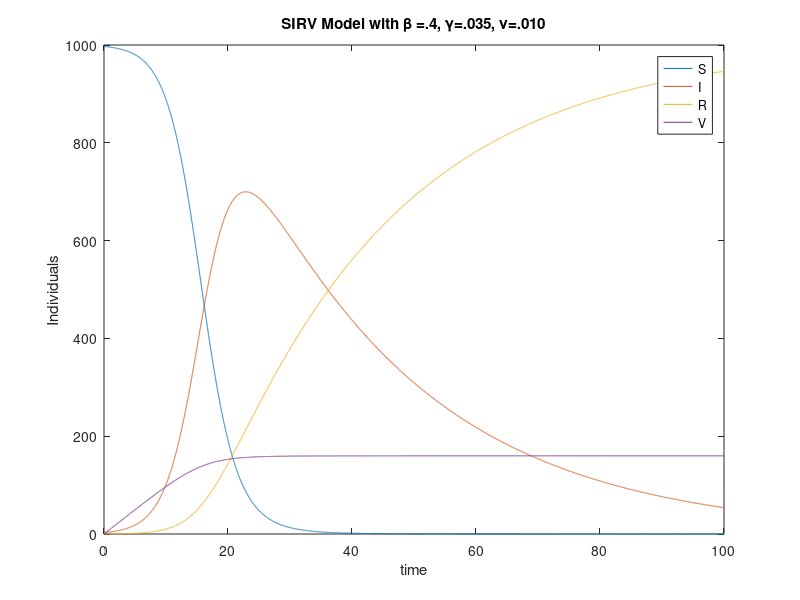

MATLAB code for this plot:
%{
This script solves outputs a graph of the SIRV model using Euler's method.

The system of DEs is:
dS/dt=-B*I*S/N
dI/dt=B*I*S/N-GI-MI
dR/dt=GI
dV/dt=UI

S is susceptible
I is infected
R is recovered
V is vaccinated
N is total population

At any time, S+I+R+V=N
and dS/dt+dI/dt+dR/dt+dV/dt=0

%}

clear;
N=1000; % Population size
h=.01; % Step size

I(1)=3; % initial infected
S(1)=N-I(1); % initial susceptible
R(1)=0; % intial recovered
V(1)=0; % initial vaccinated

B=.4; % this is beta
G=.035; % this is gamma
U=.010; % this is nu

n=10000; % number of t-values
t_max=h*n; % adjust n and h to adjust t_max

t=0:h:t_max;

for i=1:n
    S(i+1)=S(i)+h*(-1*B*I(i)*S(i))/N;
    I(i+1)=I(i)+h*((B*I(i)*S(i))/N-(G)*I(i));
    R(i+1)=R(i)+h*G*I(i);
    V(i+1)=V(i)+h*(U*S(i));
end

plot(t,S,t,I,t,R,t,V)
legend('S','I','R','V');
xlabel('time');
ylabel('Individuals');
title('SIRV Model with \beta =.4, \gamma=.035, \nu=.010');
